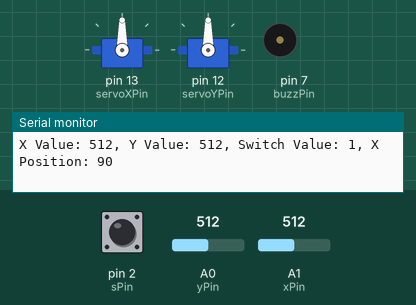
Bench run of a sketch on a simulated Arduino Uno, built with avr-gcc and run on an emulated ATmega328P. Parts: 2 × servo, buzzer (waves = sounding, pin HIGH), the last lines printed to the serial monitor. The inputs (shaded band) are chosen by the test bench; at power-on: A1 (xPin) = 512, A0 (yPin) = 512, pin 2 (sPin) HIGH.

Above: at 1.2 s.
1.3 s: A1 (xPin) set to 556
At 2.1 s:
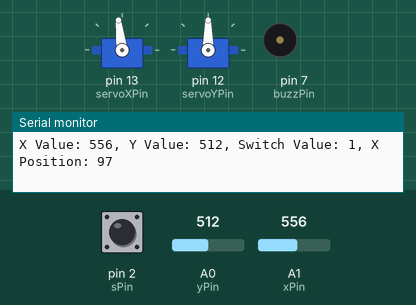
4.3 s: A1 (xPin) set to 585
At 4.9 s:
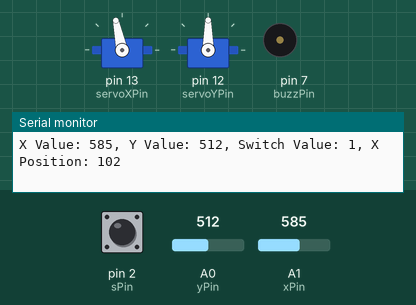
5.8 s: A0 (yPin) set to 105
At 6.6 s:
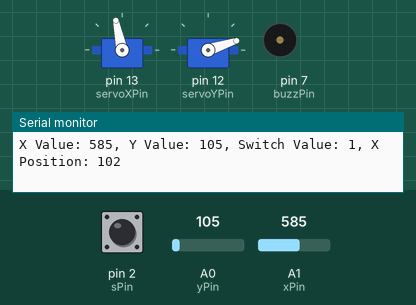
7.3 s: A0 (yPin) set to 95
At 8.3 s:
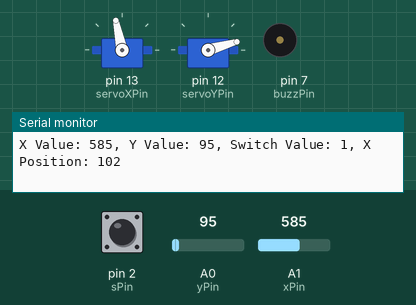
10.3 s: pin 2 (sPin) pulled LOW for 0.15 s
At 10.48 s:
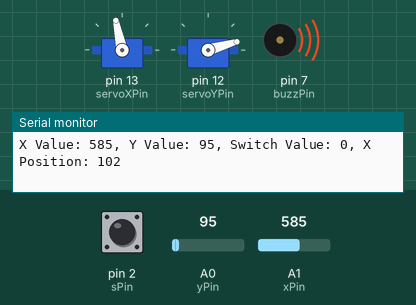
12.0 s: A0 (yPin) set to 122
At 12.9 s:
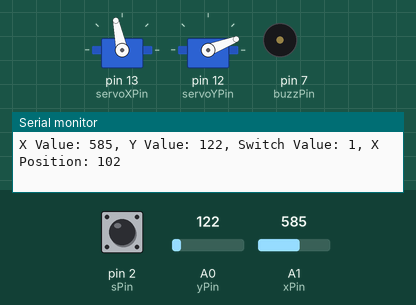
Timing chart, 0 to 14.5 s (numbered marks = the images above; inputs shaded):
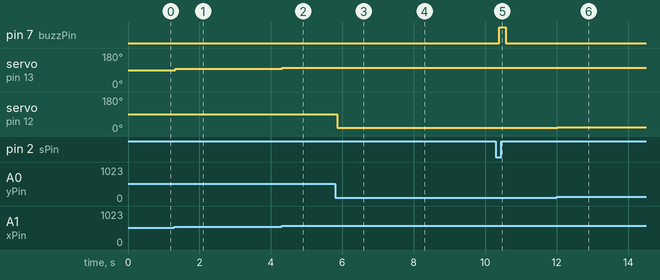

Measured:
- after the input at 1.3 s, servo on pin 13 (servoXPin): 90° → 97° at once
- after the input at 4.3 s, servo on pin 13 (servoXPin): 97° → 102° at once
- after the input at 5.8 s, servo on pin 12 (servoYPin): 90° → 18° after 0.06 s
- after the input at 7.3 s, servo on pin 12 (servoYPin): 18° → 16° at once
- after the input at 10.3 s, pin 7 (buzzPin): LOW → HIGH after 0.09 s, → LOW 0.19 s later
- after the input at 12.0 s, servo on pin 12 (servoYPin): 16° → 21° at once

The sketch:

33_Understanding_How_to_Control_Servos_with_a_Joystick.ino
```cpp
#include <Servo.h>
Servo xServo;
Servo yServo;
int servoXPin = 13;
int servoXPosition;
int servoYPin = 12;
int servoYPosition;

int xPin = A1;
int yPin = A0;
int sPin = 2;
int xVal;
int yVal;
int sVal;
int delayTime = 100;

int buzzPin = 7;
// float angle;

void setup() {
  // put your setup code here, to run once:
  Serial.begin(9600);
  pinMode(xPin, INPUT);
  pinMode(yPin, INPUT);
  pinMode(sPin, INPUT);
  pinMode(buzzPin, OUTPUT);
  pinMode(servoXPin, OUTPUT);
  pinMode(servoYPin, OUTPUT);
  xServo.attach(servoXPin);
  yServo.attach(servoYPin);
  digitalWrite(sPin, HIGH);
}

void loop() {
  // put your main code here, to run repeatedly:
  xVal = analogRead(xPin);
  yVal = analogRead(yPin);
  sVal = digitalRead(sPin);
  servoXPosition = 180.0 / 1023.0 * xVal;
  servoYPosition = 180.0 / 1023.0 * yVal;
  xServo.write(servoXPosition);
  yServo.write(servoYPosition);
  Serial.print("X Value: ");
  Serial.print(xVal);
  Serial.print(", Y Value: ");
  Serial.print(yVal);
  Serial.print(", Switch Value: ");
  Serial.print(sVal);
  Serial.print(", X Position: ");
  Serial.print(servoXPosition);
  Serial.println();

  if (sVal == 0) {
    digitalWrite(buzzPin, HIGH);
  } else {
    digitalWrite(buzzPin, LOW);
  }
}
```
